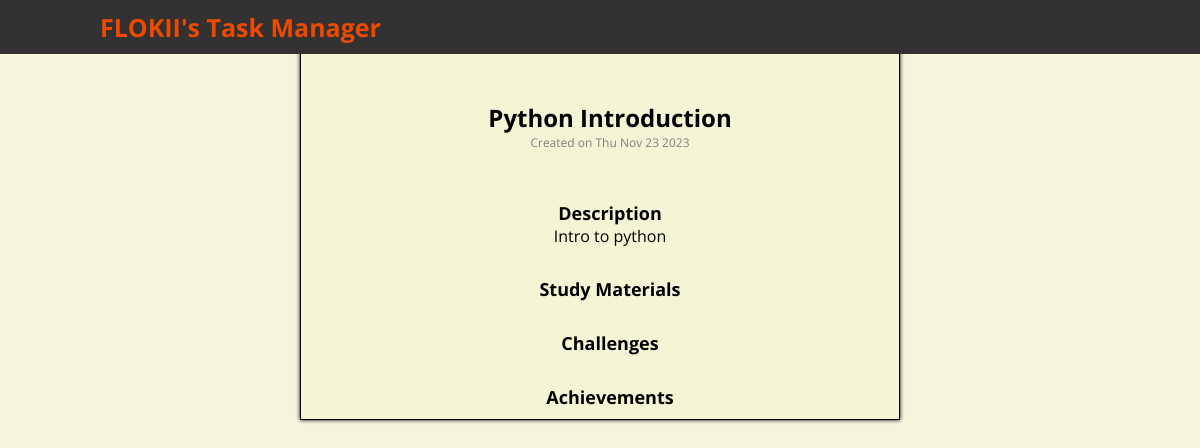
The page /task/2 (signed in) on the database its author committed.
### app/models.py (models this page shows, shortened)
class User(db.Model, UserMixin):
    id = db.Column(db.Integer, primary_key=True)
    username = db.Column(db.String(20), unique=True, nullable=False)
    email = db.Column(db.String(120), unique=True, nullable=False)
    password = db.Column(db.String(120), nullable=False)
    image_file = db.Column(db.String(20), nullable=False, default='default.jpg')
    tasks = db.relationship('Task', backref='user', lazy=True)

class Task(db.Model):
    id = db.Column(db.Integer, primary_key=True)
    title = db.Column(db.String(100), nullable=False)
    description = db.Column(db.Text, nullable=True)
    resources = db.Column(db.Text, nullable=True)
    challenges = db.Column(db.Text, nullable=True)
    achievements = db.Column(db.Text, nullable=True)
    created_date = db.Column(db.DateTime, nullable=False, default=datetime.utcnow)
    completed = db.Column(db.Boolean, default=False)
    user_id = db.Column(db.Integer, db.ForeignKey('user.id'), nullable=False)

### app/tasks/routes.py (the view)
@tasks.route('/task/<int:task_id>', methods=['GET', 'POST'])
@login_required
def task(task_id):
    task = Task.query.get_or_404(task_id)
    return render_template('task.html', title='Task',task=task)

### app/models.py (called while the page is built)
@login.user_loader
def load_user(user_id):
    return User.query.get(int(user_id))

### app/templates/task.html (shortened to what this page needs)
{% extends "home.html" %}
{%  block styles %}
<link rel="stylesheet" href="{{ url_for('static', filename='css/task.css') }}">
{% endblock %}
{% block body %}
<nav>
    <a href="{{ url_for('tasks.dashboard') }}" class="logo">{{ current_user.username }}'s Task Manager</a>
</nav>
<div class="task-detail">
    <h2 class="task-title">{{ task.title }}</h2>
    <p class="created-date">Created on {{ task.created_date.strftime('%a %b %d %Y') }}</p>
    <div class="detail-section">
        <h3 class="detail-heading">Description</h3>
        <p class="detail-text">{{ task.description|safe }}</p>
    </div>
    <div class="detail-section">
        <h3 class="detail-heading">Study Materials</h3>
    </div>
    <div class="detail-section">
        <h3 class="detail-heading">Challenges</h3>
    </div>
    <div class="detail-section">
        <h3 class="detail-heading">Achievements</h3>
    </div>
</div>
{% endblock %}

### app/static/css/task.css (style rules this page uses)
* { margin: 0; padding: 0; box-sizing: border-box; font-family: 'Open Sans', sans-serif; }
nav { position: fixed; width: 100%; padding: 10px 0; z-index: 3; background-color: rgb(51, 49, 49); margin-bottom: 100px; }
.logo { text-decoration: none; color: #eb4a00; text-shadow: 3px; font-size: 25px; font-weight: 700; padding: 10px 100px; }
.task-detail { display: block; margin: auto; padding-top: 100px; max-width: 600px; text-align: center; padding-left: 20px; border: 1px solid black; box-shadow: 0px 0px 4px 0px black; background-color:rgb(245, 245, 213); }
.task-title { font-size: 24px; text-align: center; }
.created-date { font-size: 12px; margin-bottom: 50px; color: gray; text-align: center; }
.detail-section { margin-top: 20px; padding-bottom: 10px; padding-left: 10px; padding-right: 10px; }
.detail-heading { font-size: 18px; }
.detail-text { font-size: 14px; padding-left: 20px; }

### rows shown on the page
User: username "FLOKII"
Task: title "Python Introduction", created_date "Thu Nov 23 2023", description "Intro to python"
